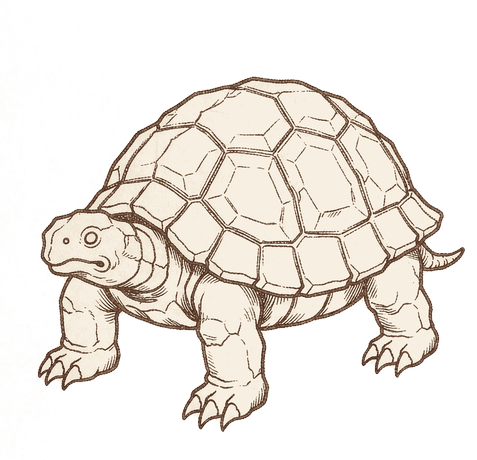
#> input picture assets/boss/01-gui.png, 477 x 460 px
$ python -i _boss9_flatten.py   (imports and definitions only)
#> lines starting #> are read from the running program, lines starting #| are printed output that depends on the picture; after the words box and inside, x2 and y2 are one past the last pixel; in counts of white or black regions, pixels touching at a corner belong together
# -*- coding: utf-8 -*-
"""把 9 张 AI 线稿压成与 assets/boss/ 一致的两色语言，并接入代用表。

为什么压两色：88 尊是「米色平涂 + 棕墨单线勾边、无阴影无渐变」，
而生成图是灰色厚涂+排线。与其反复调提示词，不如按**目标画风**做一次
确定性转换：取亮度做阈值 → 线条一个颜色、其余填米色、纸底透明。
这样 9 张和 88 尊在视觉上一定是同一套，不靠运气。
"""
import io
import json
import os

import numpy as np
from PIL import Image, ImageFilter

REPO = os.path.dirname(os.path.dirname(os.path.abspath(__file__)))
# [1 line not run here, left out]

FILL = (244, 236, 220)      # 米色平涂（与 88 尊一致）
INK = (108, 76, 46)         # 棕墨线
JOBS = [
    ("b9-she_997101_.png", "89-she", "涉", "涉水怪"),
    ("b9-ming_997102_.png", "90-ming", "鸣", "鸣口怪"),
    ("b9-zhu_997103_.png", "91-zhu", "逐", "逐豕怪"),
    ("b9-an_997104_.png", "92-an", "安", "屋顶怪"),
    ("b9-jia_997105_.png", "93-jia", "家", "屋下豕怪"),
    ("b9-mu_997106_.png", "94-mu", "木", "树身怪"),
    ("b9-xiang_997107_.png", "95-xiang", "象", "长鼻象怪"),
    ("b9-gui_997108_.png", "96-gui", "龜", "巨龟怪"),
    ("b9-che_997109_.png", "97-che", "車", "双轮车怪"),
]

WHY = {
    "涉": "本关专属形象：涉水而行的长臂怪，水缠小腿——对应「涉」的涉水本义。",
    "鸣": "本关专属形象：头部裂开成一张巨口的鸟怪——对应「鸣」的鸟鸣本义。",
    "逐": "本关专属形象：低身冲锋的豕形怪——对应「逐」的追逐本义。",
    "安": "本关专属形象：屋形怪，屋脊为背、门洞为口——对应「安」的居所本义（宀＋女）。",
    "家": "本关专属形象：屋顶下立豕的怪物——对应「家」的字形（宀＋豕）。",
    "木": "本关专属形象：树身怪，枝为臂、根为足——对应「木」的字形。",
    "象": "本关专属形象：卷鼻高举的象怪——对应「象」的象形本义。",
    "龜": "本关专属形象：背甲隆起的巨龟——对应「龜」的象形本义。",
    "車": "本关专属形象：双轮战车化身的怪物——对应「車」的字形。",
}


def flatten(src, dst):
#> called with src = '../assets/boss/01-gui.png', dst = 'out.png'
    im = Image.open(src).convert("L")
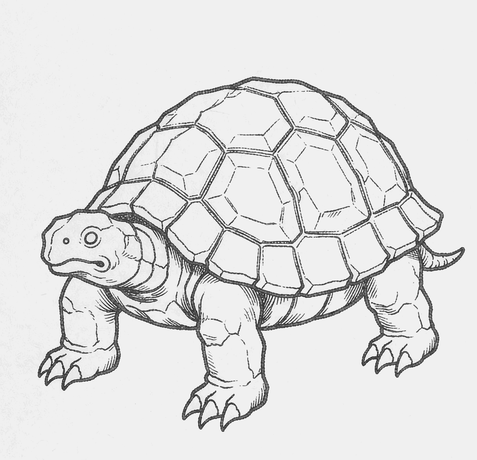
#> im: PIL image 477x460 L; min 20, max 255, mean 224.6
    a = np.asarray(im).astype(np.float32)
    # 纸底偏亮、线条偏暗；用一个中间阈值把"是不是线"分出来
    lo, hi = np.percentile(a, 12), np.percentile(a, 96)
#> lo = 204; hi = 243
    t = np.clip((a - lo) / max(1e-3, hi - lo), 0.0, 1.0)
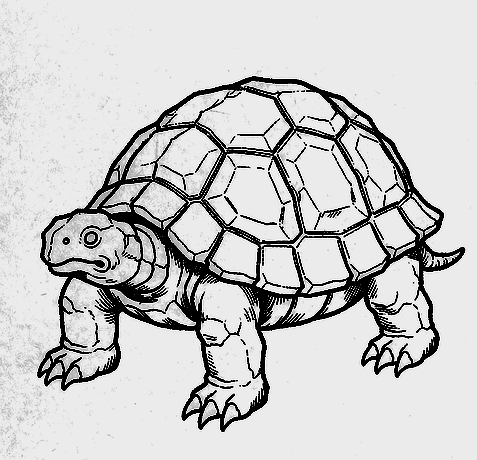
#> t: shape (460, 477) float32; min 0, max 1, mean 0.792
    # t 越小越像墨线：反相后做软阈值，边缘不锯
    line = np.clip((0.62 - t) / 0.35, 0.0, 1.0)
    line = np.asarray(
        Image.fromarray((line * 255).astype(np.uint8), "L").filter(ImageFilter.GaussianBlur(0.6))
    ).astype(np.float32) / 255.0
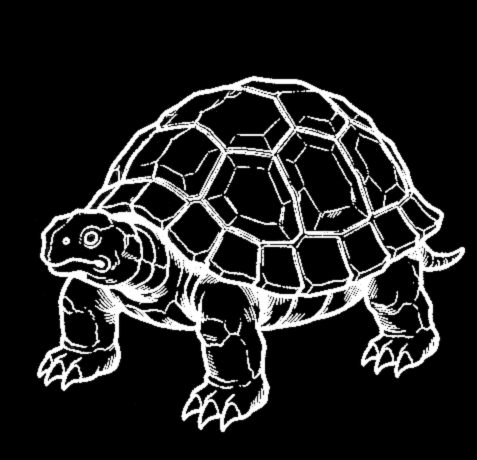
#> line: shape (460, 477) float32; min 0, max 1, mean 0.131
    rgb = np.zeros(a.shape + (3,), dtype=np.float32)
    for k in range(3):
        rgb[:, :, k] = FILL[k] * (1 - line) + INK[k] * line
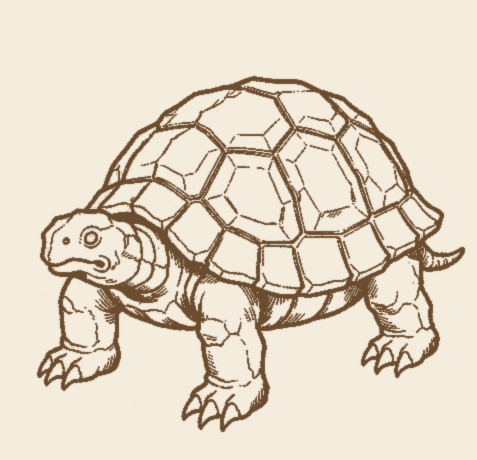
#> rgb: shape (460, 477, 3) float32; mean of channels 0, 1, 2 226.1, 215, 197.2; drawn as R, G, B
    alpha = np.where(line > 0.06, 255, 0).astype(np.uint8)
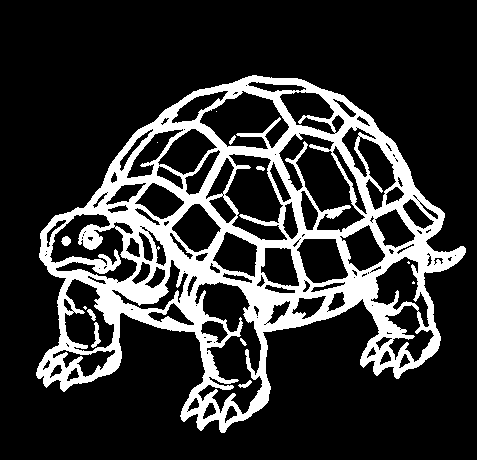
#> alpha: shape (460, 477); 19.8% white; 13 white regions (5 under 20 px), largest, box (x1, y1, x2, y2) and area: (36, 75, 466, 433) 42988, (91, 322, 101, 348) 111, (61, 236, 71, 246) 72
    out = Image.fromarray(np.dstack([rgb.astype(np.uint8), alpha]), "RGBA")
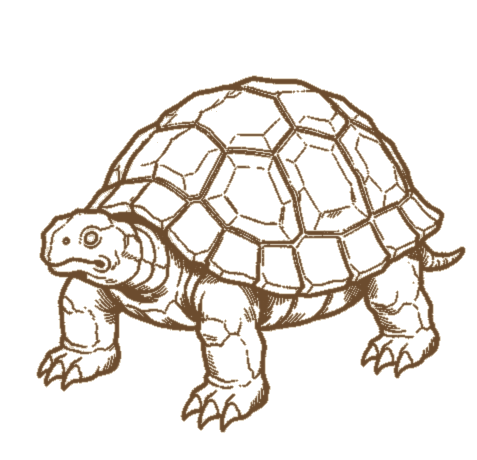
#> out: PIL image 477x460 RGBA; mean R, G, B, A 226, 214.9, 197, 50.4; transparent parts drawn white
    bb = out.split()[-1].getbbox()
#> bb = (36, 75, 466, 433)
    if bb:
        out = out.crop(bb)
#> out: PIL image 430x358 RGBA
    H = 500
    out = out.resize((max(1, round(out.width * H / out.height)), H), Image.LANCZOS)
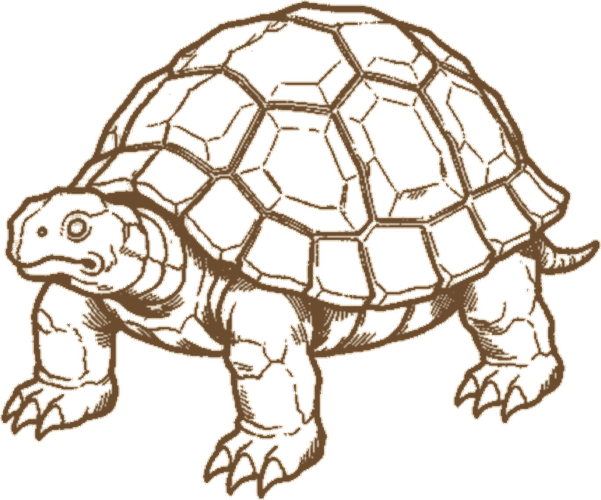
#> out: PIL image 601x500 RGBA; mean R, G, B, A 67.4, 59.6, 50.7, 71.7; transparent parts drawn white
    out.save(dst, "PNG", optimize=True)
    return out


def main():
    swap_path = "js/core/boss-art-swap.json"
    doc = json.loads(io.open(swap_path, encoding="utf-8").read())
    swap = doc["swap"]
    made = []
    for src, slug, ch, name in JOBS:
        s = "C:/DSH/comfy_assets/boss9/" + src
        if not os.path.exists(s):
            print("  缺 %s" % src)
            continue
        dst = "assets/boss/%s.png" % slug
        out = flatten(s, dst)
        swap[ch] = {
            "art": dst, "of": ch, "name": name, "tie": "专属",
            "why": WHY[ch],
        }
        made.append((ch, dst, out.size, os.path.getsize(dst) // 1024))
    io.open(swap_path, "w", encoding="utf-8", newline="\n").write(
        json.dumps(doc, ensure_ascii=False, indent=1))
    print("  接入 %d 关：" % len(made))
    for ch, dst, size, kb in made:
        print("    %-3s %-26s %dx%d %4d KB" % (ch, dst, size[0], size[1], kb))
    print("  swap 现有 %d 条" % len(swap))


# [2 lines not run here, left out]

>>> result = flatten('../assets/boss/01-gui.png', 'out.png')

$ run again, on assets/boss/05-si.png
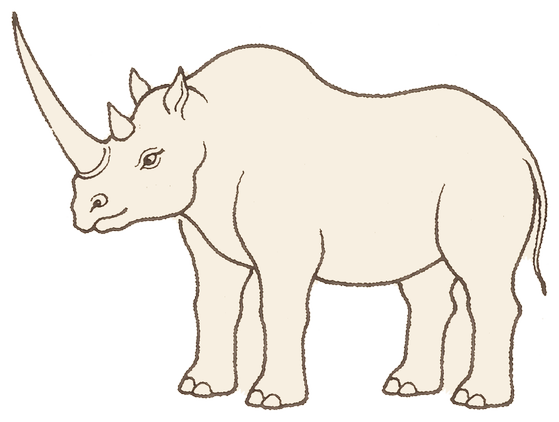
#> input picture assets/boss/05-si.png, 559 x 422 px
#> lo = 240
#> in flatten, `t = np.clip((a - lo) / max(1e-3, hi - lo), 0.0, 1.0)`:
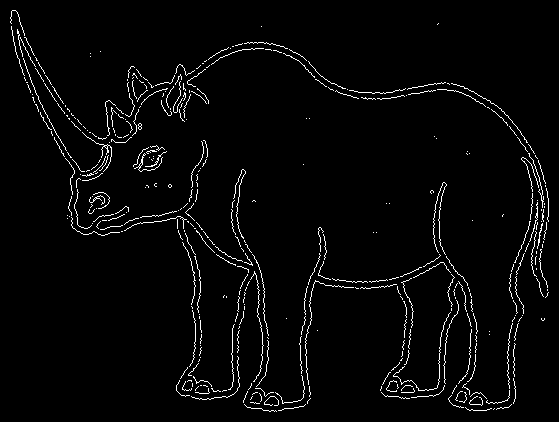
#> t: shape (422, 559) float32; values 0 (black) and 1 (white), 2.9% white in thin lines or dots
#> after the loop in flatten, `for k in range(3):`:
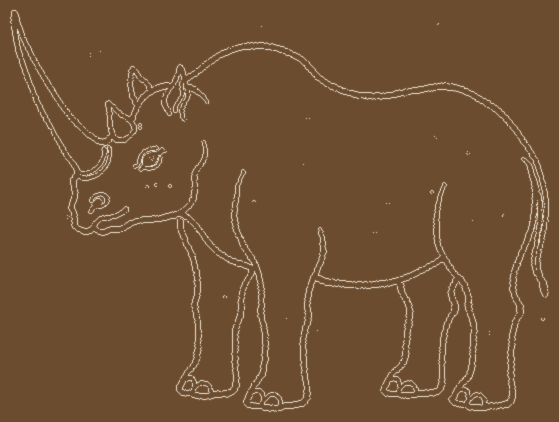
#> rgb: shape (422, 559, 3) float32; mean of channels 0, 1, 2 112, 80.7, 51.1; drawn as R, G, B
#> alpha: shape (422, 559); every value is 255
#> bb = (0, 0, 559, 422)

$ run again, on assets/boss/06-hong.png
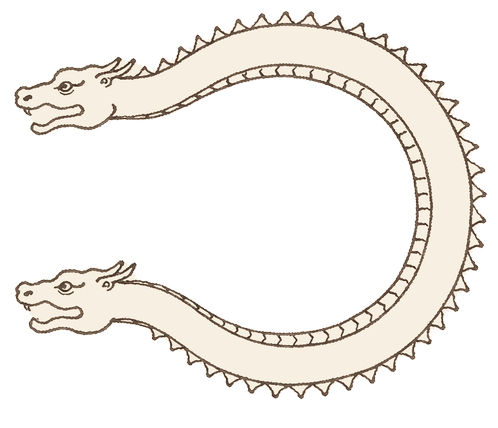
#> input picture assets/boss/06-hong.png, 498 x 428 px
#> lo = 240
#> in flatten, `t = np.clip((a - lo) / max(1e-3, hi - lo), 0.0, 1.0)`:
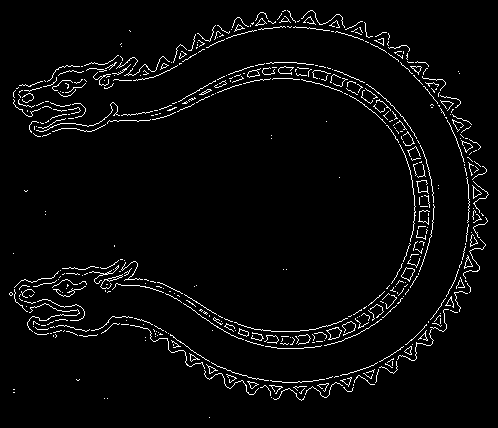
#> t: shape (428, 498) float32; values 0 (black) and 1 (white), 3.7% white in thin lines or dots
#> after the loop in flatten, `for k in range(3):`:
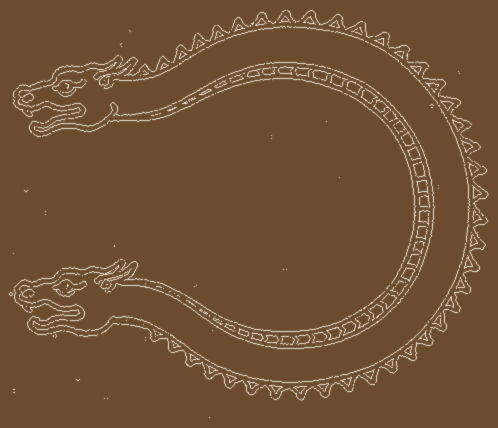
#> rgb: shape (428, 498, 3) float32; mean of channels 0, 1, 2 113, 81.9, 52.4; drawn as R, G, B
#> alpha: shape (428, 498); every value is 255
#> bb = (0, 0, 498, 428)

$ run again, on assets/boss/07-xiang.png
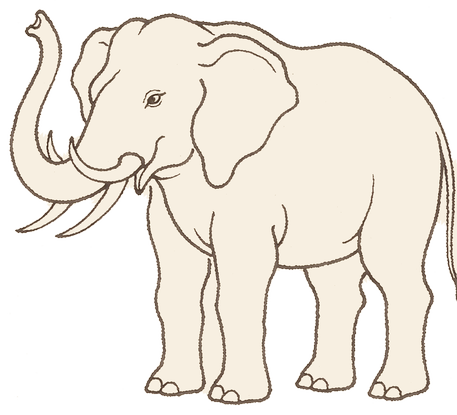
#> input picture assets/boss/07-xiang.png, 457 x 415 px
#> lo = 238; hi = 242
#> after the loop in flatten, `for k in range(3):`:
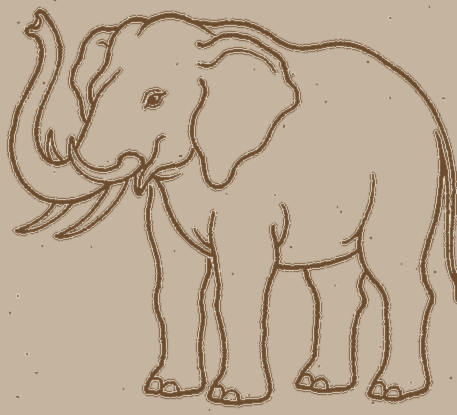
#> rgb: shape (415, 457, 3) float32; mean of channels 0, 1, 2 187, 169, 146.8; drawn as R, G, B
#> alpha: shape (415, 457); every value is 255
#> bb = (0, 0, 457, 415)
